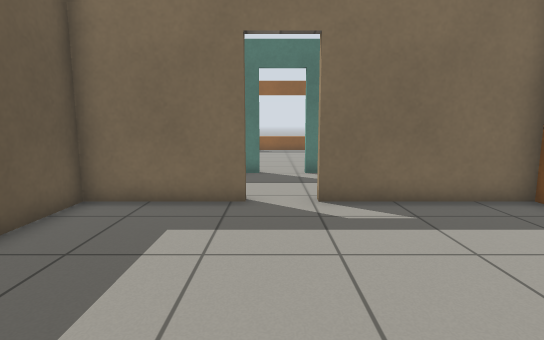
[1] (above)

22 first-person views from a walk through a robot-simulator world made for Gazebo. The camera is 0.94 m above the floor, tilts 8° down and sees 80° across. The floor is counted in squares, 0.5 m on a side. Each view is taken from the middle of a square. On the plan, view 1 faces up. The plan holds only what a view shows up to about 17 squares ahead; the rest is blank. Gazebo's built-in surfaces are drawn with simple patterns.

[2]
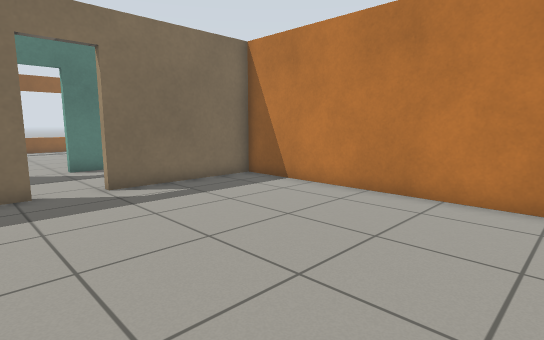

[3]
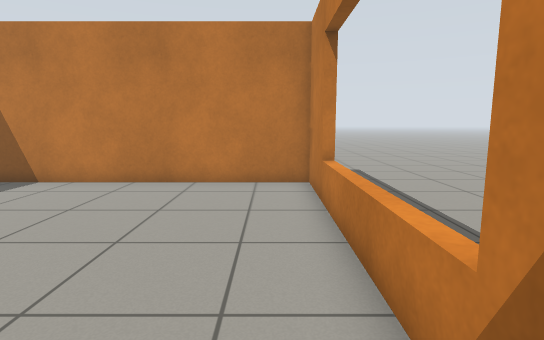

[4]
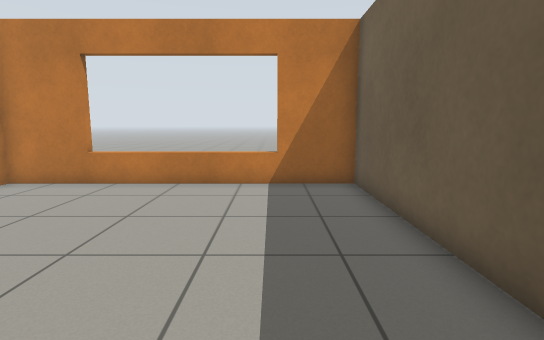

[5]
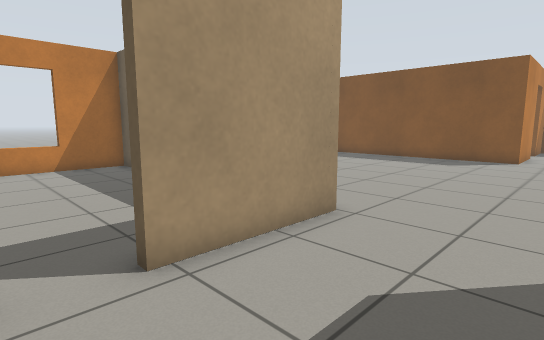

[6]
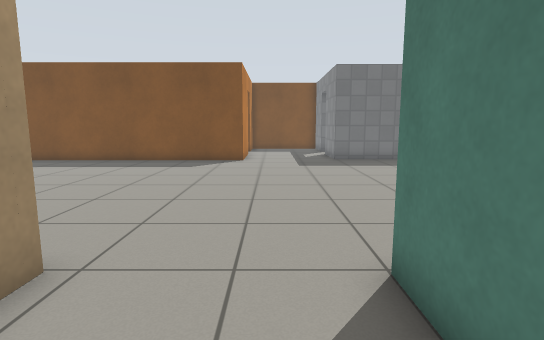

[7]
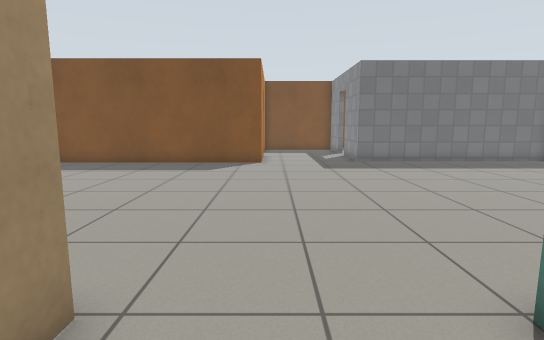

[8]
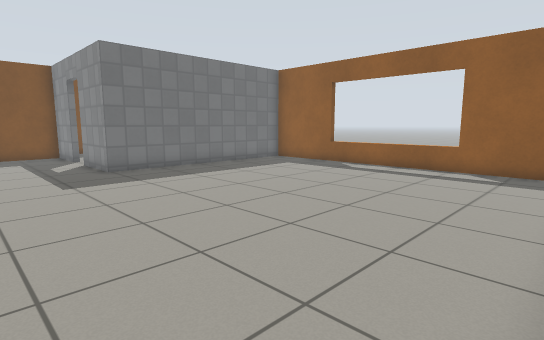

[9]
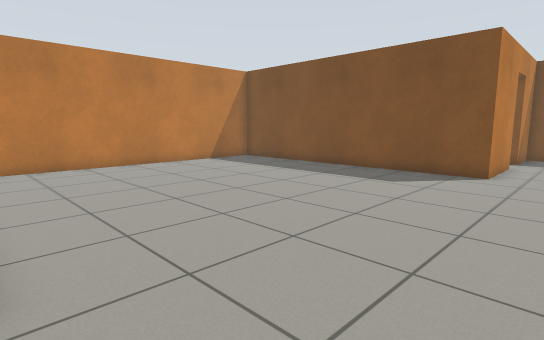

[10]
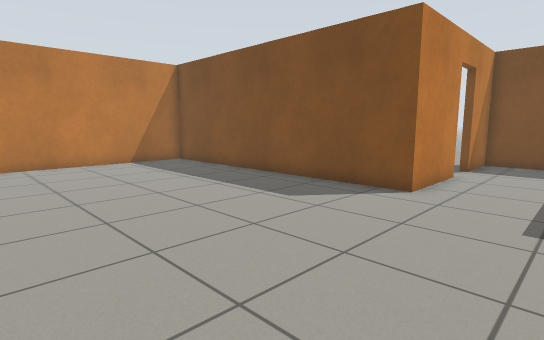

[11]
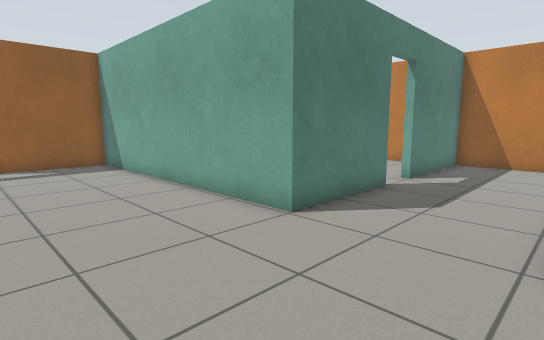

[12]
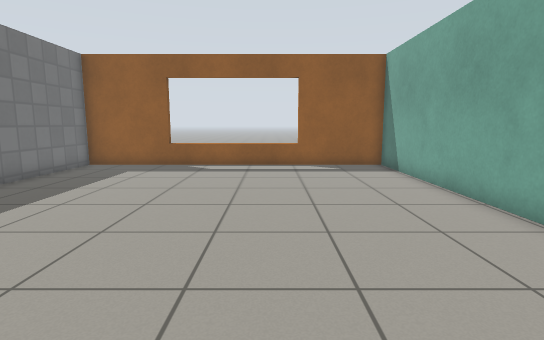

[13]
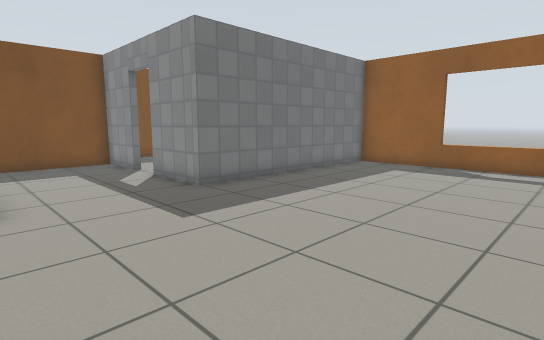

[14]
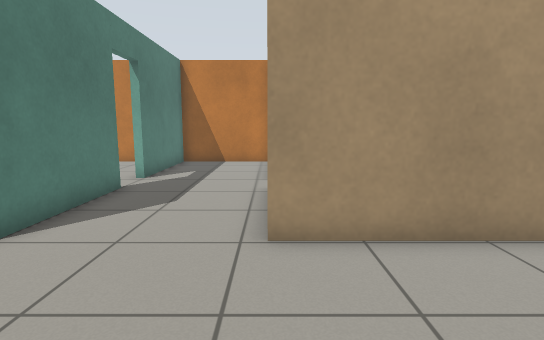

[15]
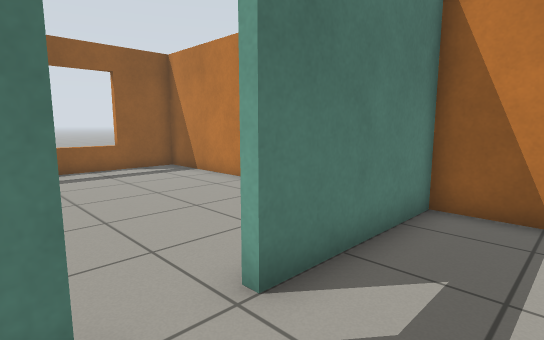

[16]
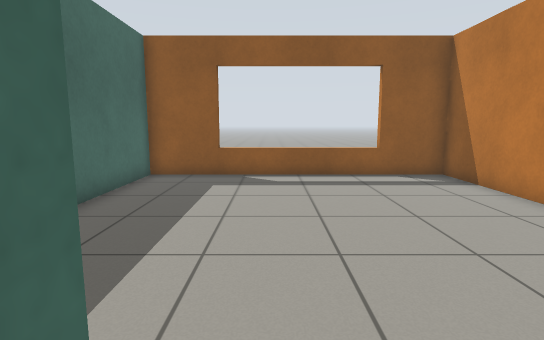

[17]
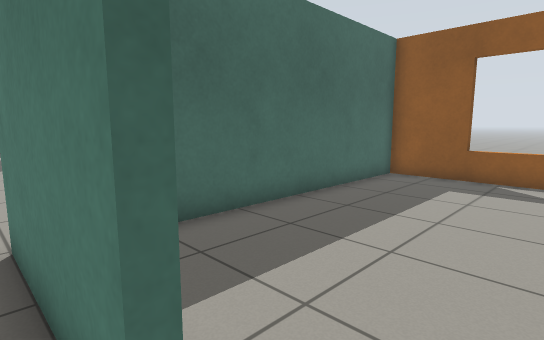

[18]
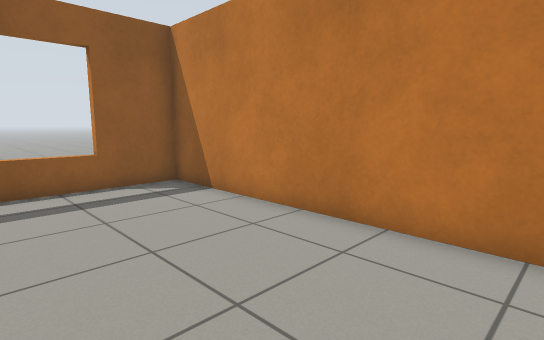

[19]
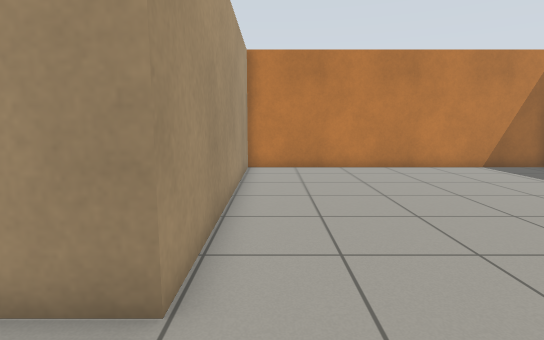

[20]
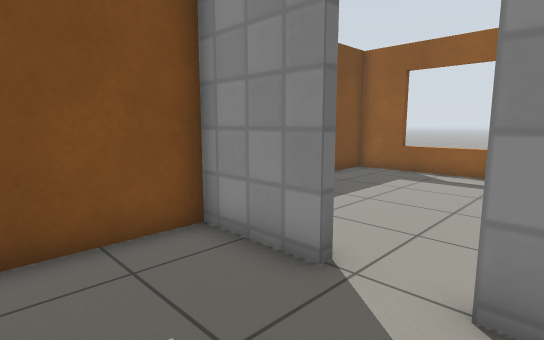

[21]
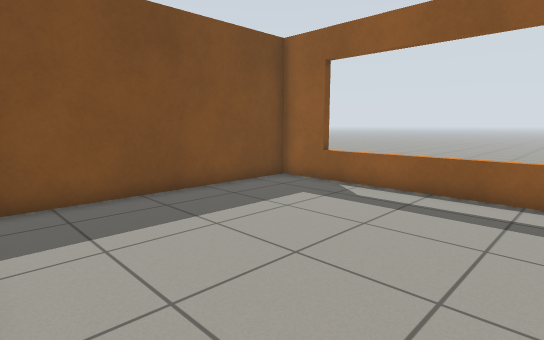

[22]
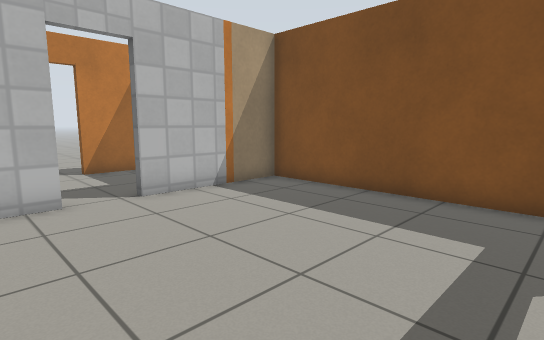

### Floor plan
Points are (right, up) in squares from view 1. A wall is a line through its corners. A room is listed if a view was taken in it or the views show most of it. See-through windows are left out.
Room 1 (views 1, 2, 3, 4)
walls: (-0.6, 7.8) (-4.6, 7.8) (-4.6, -3.2) (6.5, -3.2) (6.5, 7.8) (1.1, 7.8)
ways out: open door at (0.5, 8) to room 2
Room 2 (views 5, 6, 7, 8, 9, 10, 11, 12, 13, 14, 15, 16, 17, 19, 20)
walls: (-0.4, 12.5) (-4.9, 12.5) (-4.9, 24.1) (-18.5, 24.1) (-18.5, 14.4) (-21.7, 14.4); (-21.7, 9.5) (-18.1, 9.5) (-18.1, -2.5); (-23.4, 14.4) (-26.2, 14.4) (-26.2, 9.5) (-23.5, 9.5); (-18, -3.2) (-4.9, -3.2) (-4.9, 8.1) (-0.6, 8.1); (6.5, 8.1) (6.5, 12.5) (1.3, 12.5)
ways out: open door at (0.5, 8) to room 1; open door at (0.5, 13) to room 3; open door at (-22.5, 14.5) to room 4; open door at (-22.5, 9)
Room 3 (view 18)
walls: (6.5, 14.4) (6.5, 24.1) (-4.6, 24.1) (-4.6, 15)
ways out: open door at (0.5, 13) to room 2
Room 4 (views 21, 22)
walls: (-21.7, 14.7) (-20.6, 14.7); (-20.6, 24.1) (-28.4, 24.1) (-28.4, 14.7) (-23.4, 14.7)
ways out: open door at (-22.5, 14.5) to room 2

Positions as (right, up) in squares from view 1, and headings:
1: (0, 0), facing up
2: (-2, -2), facing up-right
3: (-4, -2), facing right
4: (-2, 7), facing down
5: (1, 12), facing down-left
6: (-1, 11), facing left
7: (-2, 10), facing left
8: (-5, 10), facing up-left
9: (-5, 12), facing down-left
10: (-9, 13), facing down-left
11: (-10, 8), facing up-right
12: (-10, 9), facing up
13: (-10, 9), facing up-left
14: (-10, 8), facing right
15: (-1, 10), facing up-right
16: (0, 12), facing up
17: (1, 12), facing up-left
18: (1, 14), facing up-right
19: (-6, 11), facing down
20: (-21, 11), facing up-left
21: (-20, 15), facing up-left
22: (-20, 23), facing down-left
